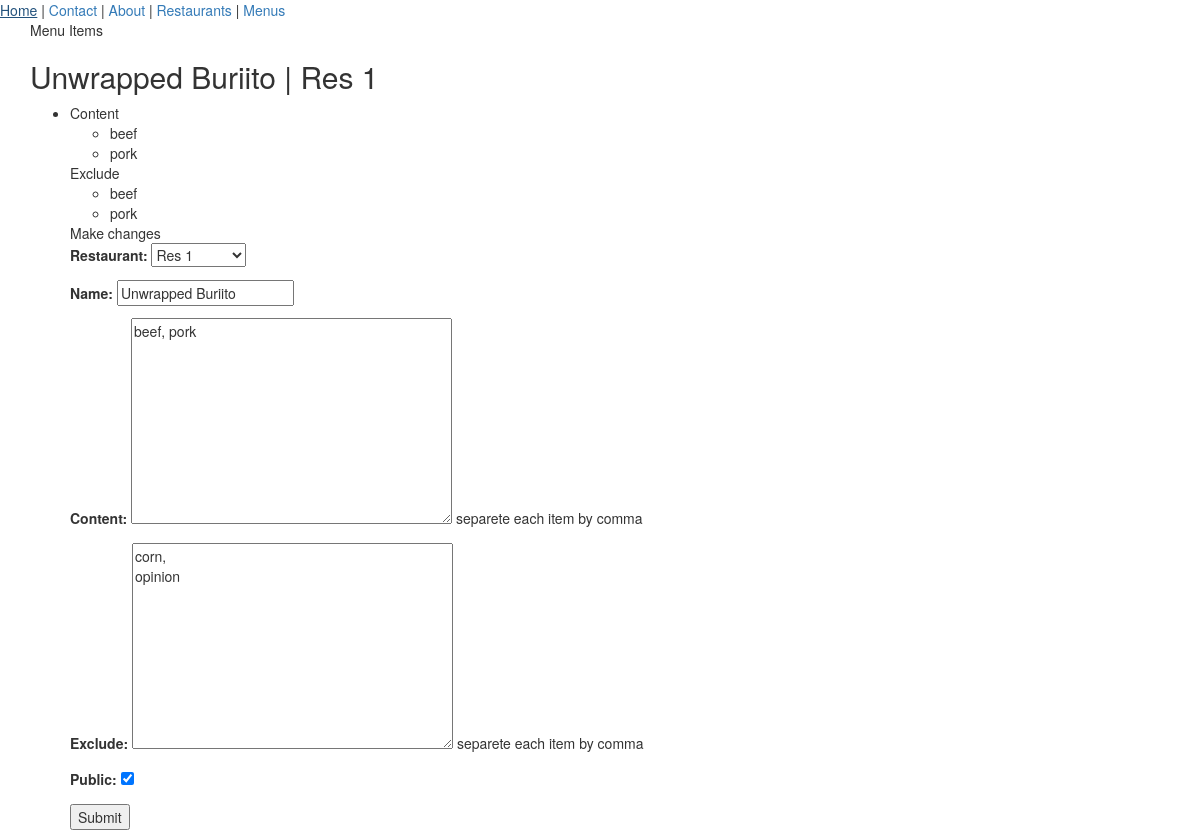
Page /items/1/ (signed in) on the earlier database version.
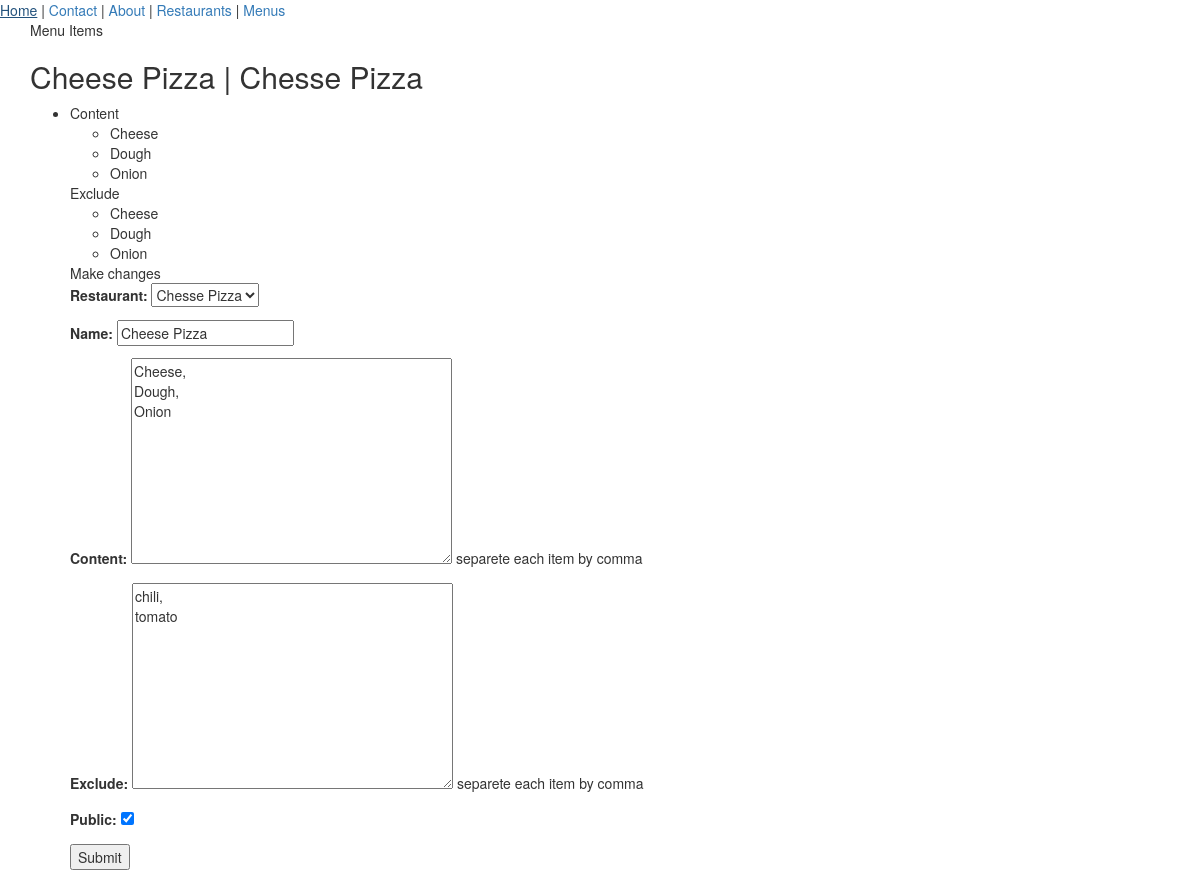
Same page on the later database version.
### menus/models.py (models this page shows, shortened)
class Item(models.Model):
	user 		= models.ForeignKey(settings.AUTH_USER_MODEL)
	restaurant 	= models.ForeignKey(RestaurantLocation)
	name 		= models.CharField(max_length=120)
	content 	= models.TextField(help_text='separete each item by comma')
	exclude 	= models.TextField(blank=True, null=True, help_text='separete each item by comma')
	public 		= models.BooleanField(default=True)
	timestamp 	= models.DateTimeField(auto_now_add=True)
	updated		= models.DateTimeField(auto_now=True)
	class Meta:
		ordering = ['updated', '-timestamp']
	def get_content(self):
		return self.content.split(",")

### restaurants/models.py (models this page shows, shortened)
class RestaurantLocation(models.Model):
	owner 		= models.ForeignKey(User)
	name 		= models.CharField(max_length=120)
	location 	= models.CharField(max_length=120, null=True, blank=True)
	category 	= models.CharField(max_length=120, null=True, blank=True)
	timestamp 	= models.DateTimeField(auto_now_add=True)
	updated 	= models.DateTimeField(auto_now=True)
	slug		= models.SlugField(null=True, blank=True)
	objects = RestaurantLocationManager()
	def __str__(self):
		return self.name

### menus/views.py (the view)
# urls.py: url(r'^(?P<pk>\d+)/$', ItemUpdateView.as_view(), name='detail'),
class ItemUpdateView(LoginRequiredMixin, UpdateView):
	template_name = 'menus/detail-update.html'
	form_class = ItemForm
	def get_queryset(self):
		print("Tes")
		return Item.objects.filter(user=self.request.user)
	def get_context_data(self, *args, **kwargs):
		context = super().get_context_data(*args,**kwargs)
		context["title"] = "Update Item"
		return context
	def get_form_kwargs(self):
		kwargs = super().get_form_kwargs()
		kwargs['user'] = self.request.user
		return kwargs

### menus/forms.py
class ItemForm(forms.ModelForm):
	class Meta:
		model = Item
		fields = [
			"restaurant",
			"name",
			"content",
			"exclude",
			"public",
		]
	def __init__(self, user=None, *args, **kwargs):
		print(user)
		super().__init__(*args, **kwargs)
		self.fields['restaurant'].queryset = RestaurantLocation.objects.filter(owner=user)#.exclude(item__isnull=False)

### restaurants/models.py (called while the page is built)
	def get_queryset(self):
		return RestaurantLocationQuerySet(self.model, using=self._db)

### menus/templates/menus/detail-update.html
{% extends 'base.html' %} {% block title %} Menu Items| {{ block.super }}{% endblock %} {% block content %}
<div>Menu Items</div>
<h2>{{ form.instance.name }} | {{ form.instance.restaurant.name }}
</h2>
<ul>
    <li>
        {% if form.instance.content %} Content
        <ul>
            {% for item in form.instance.get_content %}
            <li>{{ item }}</li>
            {% endfor %}
        </ul>
        {% endif %} {% if form.instance.exclude %} Exclude
        <ul>
            {% for item in form.instance.get_content %}
            <li>{{ item }}</li>
            {% endfor %}
        </ul>
        {% endif %}
        Make changes
        {% include 'snippets/form-snippet.html' with form=form %}
    </li>
</ul>
{% endblock %}

### templates/snippets/form-snippet.html (shortened to what this page needs)
<form action="" method="POST">
	{{ form.as_p }}
	<input type="submit">
</form>

Differences in the rows shown:
changed Item: instance.name "Unwrapped Buriito" → "Cheese Pizza"; instance.restaurant.name "Res 1" → "Chesse Pizza"; content "beef, pork" → "Cheese,\r\nDough,\r\nOnion" (drawn); exclude "corn,\r\nopinion" → "chili,\r\ntomato" (drawn)
computed for RestaurantLocation: name "Unwrapped Buriito" → "Cheese Pizza"
Other differences:
form field restaurant: "Res 1" → "Chesse Pizza"
form field content: "beef, pork" → "Cheese, Dough, Onion"
form field exclude: "corn, opinion" → "chili, tomato"
new list line: "Cheese"
new list line: "Dough"
new list line: "Onion"
list line gone: "beef"
list line gone: "pork"
